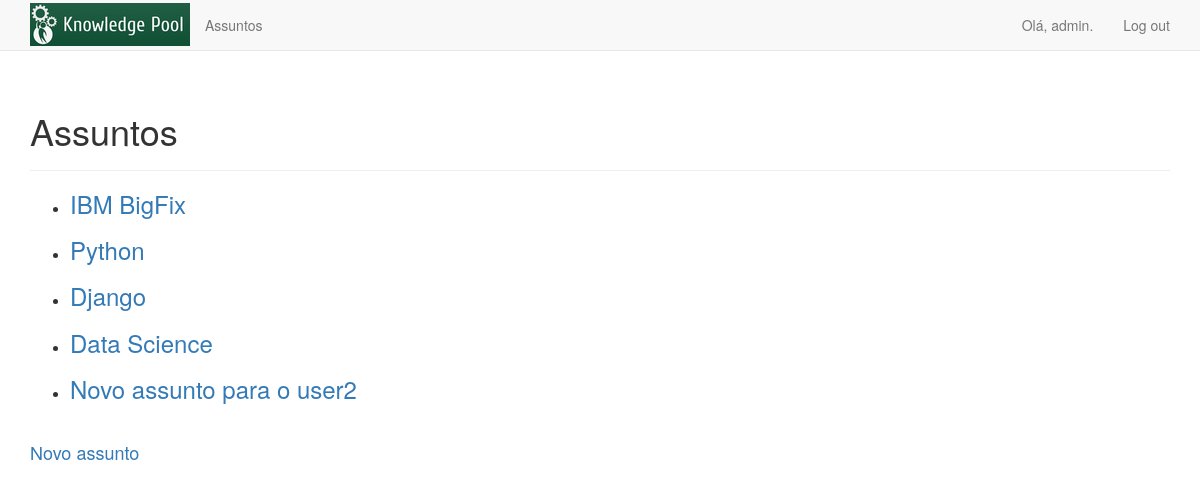
The page /assuntos (signed in) on the database as committed earlier.
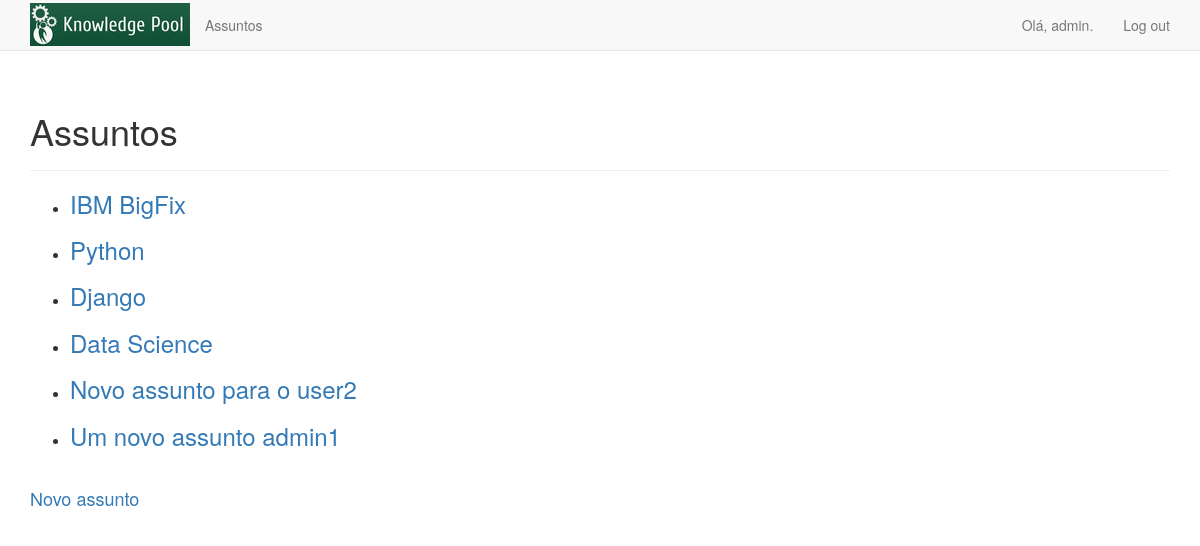
The same page on the database as committed later.
### knowledge_pool/models.py (models this page shows)
class Assunto(models.Model):
    titulo = models.CharField(max_length=200)
    data_criacao = models.DateTimeField(auto_now_add=True)
    dono = models.ForeignKey(User)
    def __str__(self):
        return self.titulo

### knowledge_pool/views.py (the view)
# urls.py: url(r'^assuntos$', views.assuntos, name='assuntos'),
@login_required
def assuntos(request):
    lista_assuntos = Assunto.objects.order_by('data_criacao')
    contexto = {'lista_assuntos': lista_assuntos}
    return render(request, 'knowledge_pool/assuntos.html', contexto)

### knowledge_pool/templates/knowledge_pool/assuntos.html
{% extends "knowledge_pool/base.html" %}
{% block header %}
    <h1>Assuntos</h1>
{% endblock header %}
{% block content %}
  <ul>
    {% for assunto in lista_assuntos  %}
      <li>
          <h3>
              <a href="{% url 'knowledge_pool:assunto' assunto.id %}">
                  {{ assunto }}
              </a>
          </h3>
      </li>
    {% empty %}
      <li>Nenhum assunto cadastrado até o momento.</li>
    {% endfor %}
  </ul>
  <br />
  <h4><a href="{% url 'knowledge_pool:novo_assunto' %}">Novo assunto</a></h4>
{% endblock content %}

### knowledge_pool/templates/knowledge_pool/base.html (shortened to what this page needs)
{% load bootstrap3 %}
{% load static %}
<!DOCTYPE html>
<html lang="en">
    <head>
        {% bootstrap_css %}
        <link href="{% static "knowledge_pool/style.css" %}" rel="stylesheet">
    </head>
    <body>
        <nav class="navbar navbar-default navbar-static-top">
            <div class="container">
                <div class="navbar-header">
                    <a class="" href="{% url 'knowledge_pool:index' %}">
                        <img src="{% static "knowledge_pool/logo.jpg" %}" alt="Knowledge Pool"/>
                    </a>
                </div>
                <div id="navbar" class="navbar-collapse collapse">
                    <ul class="nav navbar-nav">
                        <li>
                            <a href="{% url 'knowledge_pool:assuntos' %}">Assuntos</a>
                        </li>
                    </ul>
                    <ul class="nav navbar-nav navbar-right">
                        {% if user.is_authenticated %}
                            <li><a>Olá, {{ user.username }}.</a></li>
                            <li><a href="{% url 'users:logout' %}">Log out</a></li>
                        {% else %}
                            <li><a href="{% url 'users:register' %}">Cadastro</a></li>
                            <li><a href="{% url 'users:login' %}">Log in</a></li>
                        {% endif %}
                    </ul>
                </div>
            </div>
        </nav>
        <div class="container">
            <div class="page-header">
                {% block header %}
                {% endblock header %}
            </div>
            <div>
                {% block content %}
                {% endblock content %}
            </div>
        </div>
    </body>
</html>

Rows that differ between the two databases and show on the page:
added Assunto: titulo "Um novo assunto admin1"
